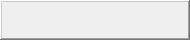
   <widget class="QFrame" name="party_frame">
    <property name="geometry">
     <rect>
      <x>10</x>
      <y>10</y>
      <width>190</width>
      <height>40</height>
     </rect>
    </property>
    <property name="frameShape">
     <enum>QFrame::WinPanel</enum>
    </property>
    <property name="frameShadow">
     <enum>QFrame::Raised</enum>
    </property>
    <widget class="QGraphicsView" name="pbPartySlot06">
     <property name="geometry">
      <rect>
       <x>150</x>
       <y>0</y>
       <width>32</width>
       <height>32</height>
      </rect>
     </property>
     <property name="styleSheet">
      <string notr="true">background: transparent</string>
     </property>
     <property name="frameShape">
      <enum>QFrame::NoFrame</enum>
     </property>
     <property name="verticalScrollBarPolicy">
      <enum>Qt::ScrollBarAlwaysOff</enum>
     </property>
     <property name="horizontalScrollBarPolicy">
      <enum>Qt::ScrollBarAlwaysOff</enum>
     </property>
    </widget>
    <widget class="QGraphicsView" name="pbPartySlot04">
     <property name="geometry">
      <rect>
       <x>90</x>
       <y>0</y>
       <width>32</width>
       <height>32</height>
      </rect>
     </property>
     <property name="styleSheet">
      <string notr="true">background: transparent</string>
     </property>
     <property name="frameShape">
      <enum>QFrame::NoFrame</enum>
     </property>
     <property name="verticalScrollBarPolicy">
      <enum>Qt::ScrollBarAlwaysOff</enum>
     </property>
     <property name="horizontalScrollBarPolicy">
      <enum>Qt::ScrollBarAlwaysOff</enum>
     </property>
    </widget>
    <widget class="QGraphicsView" name="pbPartySlot01">
     <property name="geometry">
      <rect>
       <x>0</x>
       <y>0</y>
       <width>32</width>
       <height>32</height>
      </rect>
     </property>
     <property name="styleSheet">
      <string notr="true">background: transparent</string>
     </property>
     <property name="frameShape">
      <enum>QFrame::NoFrame</enum>
     </property>
     <property name="verticalScrollBarPolicy">
      <enum>Qt::ScrollBarAlwaysOff</enum>
     </property>
     <property name="horizontalScrollBarPolicy">
      <enum>Qt::ScrollBarAlwaysOff</enum>
     </property>
    </widget>
    <widget class="QGraphicsView" name="pbPartySlot03">
     <property name="geometry">
      <rect>
       <x>60</x>
       <y>0</y>
       <width>32</width>
       <height>32</height>
      </rect>
     </property>
     <property name="styleSheet">
      <string notr="true">background: transparent</string>
     </property>
     <property name="frameShape">
      <enum>QFrame::NoFrame</enum>
     </property>
     <property name="verticalScrollBarPolicy">
      <enum>Qt::ScrollBarAlwaysOff</enum>
     </property>
     <property name="horizontalScrollBarPolicy">
      <enum>Qt::ScrollBarAlwaysOff</enum>
     </property>
    </widget>
    <widget class="QGraphicsView" name="pbPartySlot02">
     <property name="geometry">
      <rect>
       <x>30</x>
       <y>0</y>
       <width>32</width>
       <height>32</height>
      </rect>
     </property>
     <property name="styleSheet">
      <string notr="true">background: transparent</string>
     </property>
     <property name="frameShape">
      <enum>QFrame::NoFrame</enum>
     </property>
     <property name="verticalScrollBarPolicy">
      <enum>Qt::ScrollBarAlwaysOff</enum>
     </property>
     <property name="horizontalScrollBarPolicy">
      <enum>Qt::ScrollBarAlwaysOff</enum>
     </property>
    </widget>
    <widget class="QGraphicsView" name="pbPartySlot05">
     <property name="geometry">
      <rect>
       <x>120</x>
       <y>0</y>
       <width>32</width>
       <height>32</height>
      </rect>
     </property>
     <property name="styleSheet">
      <string notr="true">background: transparent</string>
     </property>
     <property name="frameShape">
      <enum>QFrame::NoFrame</enum>
     </property>
     <property name="verticalScrollBarPolicy">
      <enum>Qt::ScrollBarAlwaysOff</enum>
     </property>
     <property name="horizontalScrollBarPolicy">
      <enum>Qt::ScrollBarAlwaysOff</enum>
     </property>
    </widget>
    <zorder>pbPartySlot01</zorder>
    <zorder>pbPartySlot02</zorder>
    <zorder>pbPartySlot04</zorder>
    <zorder>pbPartySlot05</zorder>
    <zorder>pbPartySlot06</zorder>
    <zorder>pbPartySlot03</zorder>
   </widget>
